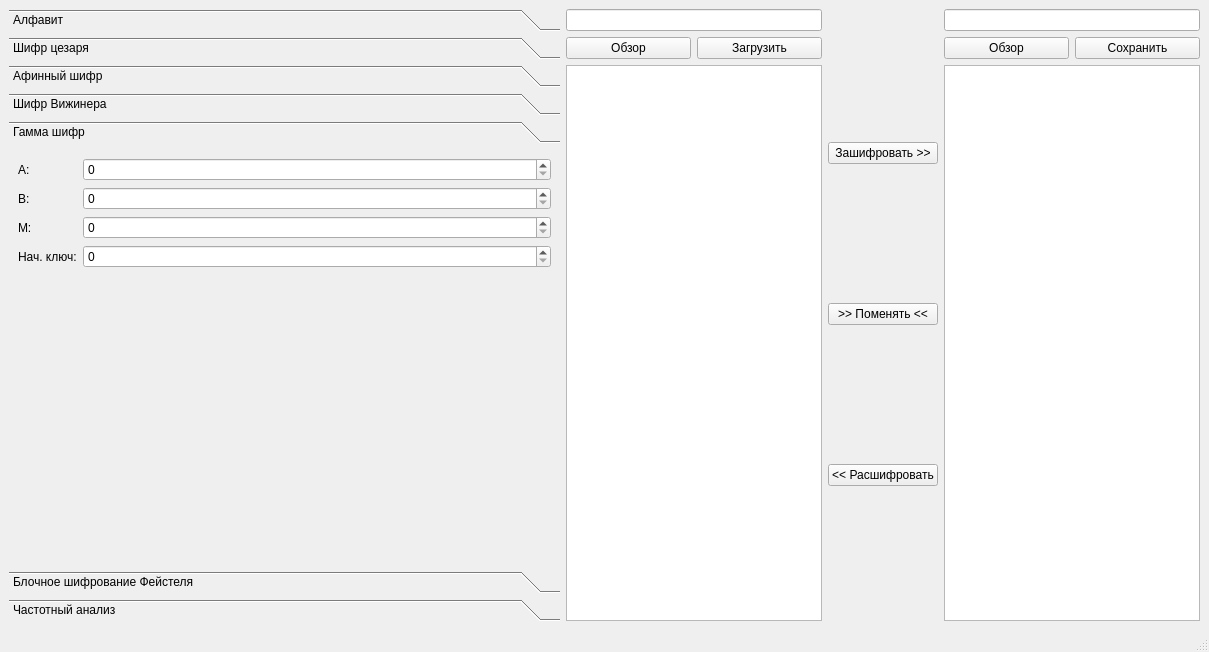
<?xml version="1.0" encoding="UTF-8"?>
<ui version="4.0">
    <class>MainWindow</class>
    <widget class="QMainWindow" name="MainWindow">
        <property name="geometry">
            <rect>
                <x>0</x>
                <y>0</y>
                <width>1209</width>
                <height>652</height>
            </rect>
        </property>
        <property name="windowTitle">
            <string>MainWindow</string>
        </property>
        <widget class="QWidget" name="centralwidget">
            <layout class="QHBoxLayout" name="horizontalLayout_5">
                <item>
                    <layout class="QGridLayout" name="gridLayout">
                        <item row="0" column="0">
                            <widget class="QToolBox" name="toolBox">
                                <property name="currentIndex">
                                    <number>4</number>
                                </property>
                                <widget class="QWidget" name="pageAlphabet">
                                    <property name="geometry">
                                        <rect>
                                            <x>0</x>
                                            <y>0</y>
                                            <width>549</width>
                                            <height>402</height>
                                        </rect>
                                    </property>
                                    <attribute name="label">
                                        <string>Алфавит</string>
                                    </attribute>
                                    <layout class="QFormLayout" name="formLayout">
                                        <item row="0" column="0">
                                            <widget class="QLabel" name="label">
                                                <property name="text">
                                                    <string>Мощность:</string>
                                                </property>
                                                <property name="alignment">
                                                    <set>Qt::AlignRight|Qt::AlignTrailing|Qt::AlignVCenter</set>
                                                </property>
                                            </widget>
                                        </item>
                                        <item row="0" column="1">
                                            <widget class="QSpinBox" name="sbAbcLength">
                                                <property name="minimum">
                                                    <number>1</number>
                                                </property>
                                                <property name="maximum">
                                                    <number>2999</number>
                                                </property>
                                            </widget>
                                        </item>
                                        <item row="1" column="0">
                                            <widget class="QLabel" name="label_2">
                                                <property name="text">
                                                    <string>Первая прописная:</string>
                                                </property>
                                                <property name="alignment">
                                                    <set>Qt::AlignRight|Qt::AlignTrailing|Qt::AlignVCenter</set>
                                                </property>
                                            </widget>
                                        </item>
                                        <item row="1" column="1">
                                            <widget class="QLineEdit" name="leAbcFL">
                                                <property name="maxLength">
                                                    <number>1</number>
                                                </property>
                                            </widget>
                                        </item>
                                        <item row="2" column="0">
                                            <widget class="QLabel" name="label_3">
                                                <property name="text">
                                                    <string>Первая заглавная:</string>
                                                </property>
                                                <property name="alignment">
                                                    <set>Qt::AlignRight|Qt::AlignTrailing|Qt::AlignVCenter</set>
                                                </property>
                                            </widget>
                                        </item>
                                        <item row="2" column="1">
                                            <widget class="QLineEdit" name="leAbcFU">
                                                <property name="maxLength">
                                                    <number>1</number>
                                                </property>
                                            </widget>
                                        </item>
                                        <item row="7" column="0">
                                            <widget class="QLabel" name="label_4">
                                                <property name="text">
                                                    <string>Индекс совападений:</string>
                                                </property>
                                                <property name="textFormat">
                                                    <enum>Qt::PlainText</enum>
                                                </property>
                                                <property name="wordWrap">
                                                    <bool>true</bool>
                                                </property>
                                            </widget>
                                        </item>
                                        <item row="7" column="1">
                                            <widget class="QDoubleSpinBox" name="dsbAbcFrequency">
                                                <property name="decimals">
                                                    <number>5</number>
                                                </property>
                                                <property name="maximum">
                                                    <double>1.000000000000000</double>
                                                </property>
                                            </widget>
                                        </item>
                                        <item row="8" column="0">
                                            <widget class="QLabel" name="label_5">
                                                <property name="text">
                                                    <string>Частоты букв:</string>
                                                </property>
                                            </widget>
                                        </item>
                                        <item row="8" column="1">
                                            <widget class="QTableView" name="tvAbcLettersFreqs"/>
                                        </item>
                                        <item row="4" column="0">
                                            <widget class="QLabel" name="label_6">
                                                <property name="text">
                                                    <string>Автоподсчет:</string>
                                                </property>
                                            </widget>
                                        </item>
                                        <item row="4" column="1">
                                            <layout class="QHBoxLayout" name="horizontalLayout_2">
                                                <item>
                                                    <widget class="QPushButton" name="btnAbcLoadSource">
                                                        <property name="text">
                                                            <string>Выбрать образец</string>
                                                        </property>
                                                    </widget>
                                                </item>
                                                <item>
                                                    <widget class="QLineEdit" name="leAbcSourcePath"/>
                                                </item>
                                                <item>
                                                    <widget class="QPushButton" name="btnAbcCalcFreqs">
                                                        <property name="text">
                                                            <string>Подсчет частот</string>
                                                        </property>
                                                    </widget>
                                                </item>
                                            </layout>
                                        </item>
                                    </layout>
                                </widget>
                                <widget class="QWidget" name="pageCaesar">
                                    <property name="geometry">
                                        <rect>
                                            <x>0</x>
                                            <y>0</y>
                                            <width>549</width>
                                            <height>402</height>
                                        </rect>
                                    </property>
                                    <attribute name="label">
                                        <string>Шифр цезаря</string>
                                    </attribute>
                                    <layout class="QFormLayout" name="formLayout_2">
                                        <item row="0" column="0">
                                            <widget class="QLabel" name="label_7">
                                                <property name="text">
                                                    <string>Ключ:</string>
                                                </property>
                                            </widget>
                                        </item>
                                        <item row="0" column="1">
                                            <widget class="QSpinBox" name="sbCaesarKey"/>
                                        </item>
                                    </layout>
                                </widget>
                                <widget class="QWidget" name="pageAffine">
                                    <property name="geometry">
                                        <rect>
                                            <x>0</x>
                                            <y>0</y>
                                            <width>549</width>
                                            <height>402</height>
                                        </rect>
                                    </property>
                                    <attribute name="label">
                                        <string>Афинный шифр</string>
                                    </attribute>
                                    <layout class="QFormLayout" name="formLayout_3">
                                        <item row="2" column="0">
                                            <widget class="QLabel" name="label_8">
                                                <property name="text">
                                                    <string>B:</string>
                                                </property>
                                            </widget>
                                        </item>
                                        <item row="2" column="1">
                                            <widget class="QSpinBox" name="sbAffineB"/>
                                        </item>
                                        <item row="0" column="1">
                                            <widget class="QSpinBox" name="sbAffineA"/>
                                        </item>
                                        <item row="0" column="0">
                                            <widget class="QLabel" name="label_9">
                                                <property name="text">
                                                    <string>A:</string>
                                                </property>
                                            </widget>
                                        </item>
                                        <item row="3" column="0">
                                            <widget class="QLabel" name="label_10">
                                                <property name="text">
                                                    <string>-A:</string>
                                                </property>
                                            </widget>
                                        </item>
                                        <item row="3" column="1">
                                            <widget class="QSpinBox" name="sbAffine_A"/>
                                        </item>
                                    </layout>
                                </widget>
                                <widget class="QWidget" name="pageViginer">
                                    <property name="geometry">
                                        <rect>
                                            <x>0</x>
                                            <y>0</y>
                                            <width>549</width>
                                            <height>402</height>
                                        </rect>
                                    </property>
                                    <attribute name="label">
                                        <string>Шифр Вижинера</string>
                                    </attribute>
                                    <layout class="QFormLayout" name="formLayout_4">
                                        <item row="0" column="0">
                                            <widget class="QLabel" name="label_11">
                                                <property name="text">
                                                    <string>Ключ:</string>
                                                </property>
                                            </widget>
                                        </item>
                                        <item row="0" column="1">
                                            <widget class="QLineEdit" name="leViginerKey"/>
                                        </item>
                                    </layout>
                                </widget>
                                <widget class="QWidget" name="pageGamma">
                                    <property name="geometry">
                                        <rect>
                                            <x>0</x>
                                            <y>0</y>
                                            <width>549</width>
                                            <height>402</height>
                                        </rect>
                                    </property>
                                    <attribute name="label">
                                        <string>Гамма шифр</string>
                                    </attribute>
                                    <layout class="QFormLayout" name="formLayout_5">
                                        <item row="6" column="0">
                                            <widget class="QLabel" name="label_12">
                                                <property name="text">
                                                    <string>Нач. ключ:</string>
                                                </property>
                                            </widget>
                                        </item>
                                        <item row="6" column="1">
                                            <widget class="QSpinBox" name="sbGammaInitKey">
                                                <property name="maximum">
                                                    <number>99999</number>
                                                </property>
                                            </widget>
                                        </item>
                                        <item row="1" column="1">
                                            <widget class="QSpinBox" name="sbGammaA">
                                                <property name="maximum">
                                                    <number>99999</number>
                                                </property>
                                            </widget>
                                        </item>
                                        <item row="3" column="1">
                                            <widget class="QSpinBox" name="sbGammaB">
                                                <property name="maximum">
                                                    <number>99999</number>
                                                </property>
                                            </widget>
                                        </item>
                                        <item row="3" column="0">
                                            <widget class="QLabel" name="label_14">
                                                <property name="text">
                                                    <string>B:</string>
                                                </property>
                                            </widget>
                                        </item>
                                        <item row="1" column="0">
                                            <widget class="QLabel" name="label_13">
                                                <property name="text">
                                                    <string>A:</string>
                                                </property>
                                            </widget>
                                        </item>
                                        <item row="4" column="1">
                                            <widget class="QSpinBox" name="sbGammaM">
                                                <property name="maximum">
                                                    <number>99999</number>
                                                </property>
                                            </widget>
                                        </item>
                                        <item row="4" column="0">
                                            <widget class="QLabel" name="label_15">
                                                <property name="text">
                                                    <string>M:</string>
                                                </property>
                                            </widget>
                                        </item>
                                    </layout>
                                </widget>
                                <widget class="QWidget" name="pageFeistel">
                                    <property name="geometry">
                                        <rect>
                                            <x>0</x>
                                            <y>0</y>
                                            <width>549</width>
                                            <height>402</height>
                                        </rect>
                                    </property>
                                    <attribute name="label">
                                        <string>Блочное шифрование Фейстеля</string>
                                    </attribute>
                                    <layout class="QGridLayout" name="gridLayout_2">
                                        <item row="0" column="0">
                                            <widget class="QLabel" name="label_16">
                                                <property name="text">
                                                    <string>Размер блока:</string>
                                                </property>
                                            </widget>
                                        </item>
                                        <item row="0" column="2">
                                            <widget class="QSpinBox" name="sbFeistelBlockSize">
                                                <property name="minimum">
                                                    <number>2</number>
                                                </property>
                                                <property name="maximum">
                                                    <number>1024</number>
                                                </property>
                                                <property name="singleStep">
                                                    <number>2</number>
                                                </property>
                                            </widget>
                                        </item>
                                        <item row="1" column="0" colspan="2">
                                            <widget class="QLabel" name="label_17">
                                                <property name="text">
                                                    <string>Дополняющий символ:</string>
                                                </property>
                                            </widget>
                                        </item>
                                        <item row="1" column="2">
                                            <widget class="QLineEdit" name="leFeistelEmptyChar">
                                                <property name="maxLength">
                                                    <number>1</number>
                                                </property>
                                            </widget>
                                        </item>
                                        <item row="2" column="0" colspan="2">
                                            <widget class="QLabel" name="label_18">
                                                <property name="text">
                                                    <string>Раундов шифрования:</string>
                                                </property>
                                            </widget>
                                        </item>
                                        <item row="2" column="2">
                                            <widget class="QSpinBox" name="sbFeistelRounds">
                                                <property name="minimum">
                                                    <number>1</number>
                                                </property>
                                                <property name="maximum">
                                                    <number>1024</number>
                                                </property>
                                                <property name="singleStep">
                                                    <number>1</number>
                                                </property>
                                            </widget>
                                        </item>
                                        <item row="3" column="2">
                                            <widget class="QLabel" name="label_19">
                                                <property name="text">
                                                    <string>В качестве функции шифрования - Гамма шифр, настройте его
                                                    </string>
                                                </property>
                                            </widget>
                                        </item>
                                        <item row="4" column="0">
                                            <widget class="QLabel" name="label_20">
                                                <property name="text">
                                                    <string>A:</string>
                                                </property>
                                            </widget>
                                        </item>
                                        <item row="4" column="1" colspan="2">
                                            <widget class="QSpinBox" name="sbFeistelA">
                                                <property name="maximum">
                                                    <number>99999</number>
                                                </property>
                                            </widget>
                                        </item>
                                        <item row="5" column="0">
                                            <widget class="QLabel" name="label_22">
                                                <property name="text">
                                                    <string>B:</string>
                                                </property>
                                            </widget>
                                        </item>
                                        <item row="5" column="1" colspan="2">
                                            <widget class="QSpinBox" name="sbFeistelB">
                                                <property name="maximum">
                                                    <number>99999</number>
                                                </property>
                                            </widget>
                                        </item>
                                        <item row="6" column="0">
                                            <widget class="QLabel" name="label_23">
                                                <property name="text">
                                                    <string>M:</string>
                                                </property>
                                            </widget>
                                        </item>
                                        <item row="6" column="1" colspan="2">
                                            <widget class="QSpinBox" name="sbFeistelM">
                                                <property name="maximum">
                                                    <number>99999</number>
                                                </property>
                                            </widget>
                                        </item>
                                        <item row="7" column="0">
                                            <widget class="QLabel" name="label_21">
                                                <property name="text">
                                                    <string>Нач. ключ:</string>
                                                </property>
                                            </widget>
                                        </item>
                                        <item row="7" column="1" colspan="2">
                                            <widget class="QSpinBox" name="sbFeistelInitKey">
                                                <property name="maximum">
                                                    <number>99999</number>
                                                </property>
                                            </widget>
                                        </item>
                                    </layout>
                                </widget>
                                <widget class="QWidget" name="pageFrequency">
                                    <property name="geometry">
                                        <rect>
                                            <x>0</x>
                                            <y>0</y>
                                            <width>549</width>
                                            <height>402</height>
                                        </rect>
                                    </property>
                                    <attribute name="label">
                                        <string>Частотный анализ</string>
                                    </attribute>
                                </widget>
                            </widget>
                        </item>
                    </layout>
                </item>
                <item>
                    <layout class="QHBoxLayout" name="horizontalLayout_3">
                        <item>
                            <layout class="QVBoxLayout" name="verticalLayout_2">
                                <item>
                                    <widget class="QLineEdit" name="leSourcePath"/>
                                </item>
                                <item>
                                    <layout class="QHBoxLayout" name="horizontalLayout">
                                        <item>
                                            <widget class="QPushButton" name="btnSetSource">
                                                <property name="text">
                                                    <string>Обзор</string>
                                                </property>
                                            </widget>
                                        </item>
                                        <item>
                                            <widget class="QPushButton" name="btnLoadSource">
                                                <property name="text">
                                                    <string>Загрузить</string>
                                                </property>
                                            </widget>
                                        </item>
                                    </layout>
                                </item>
                                <item>
                                    <widget class="QPlainTextEdit" name="ptInputText"/>
                                </item>
                            </layout>
                        </item>
                        <item>
                            <layout class="QVBoxLayout" name="verticalLayout">
                                <item>
                                    <widget class="QPushButton" name="btnCiphering">
                                        <property name="text">
                                            <string>Зашифровать &gt;&gt;</string>
                                        </property>
                                    </widget>
                                </item>
                                <item>
                                    <widget class="QPushButton" name="btnSwap">
                                        <property name="text">
                                            <string>&gt;&gt; Поменять &lt;&lt;</string>
                                        </property>
                                    </widget>
                                </item>
                                <item>
                                    <widget class="QPushButton" name="btnDeciphering">
                                        <property name="text">
                                            <string>&lt;&lt; Расшифровать</string>
                                        </property>
                                    </widget>
                                </item>
                            </layout>
                        </item>
                        <item>
                            <layout class="QVBoxLayout" name="verticalLayout_3">
                                <item>
                                    <widget class="QLineEdit" name="leOutPath"/>
                                </item>
                                <item>
                                    <layout class="QHBoxLayout" name="horizontalLayout_4">
                                        <item>
                                            <widget class="QPushButton" name="btnSetOut">
                                                <property name="text">
                                                    <string>Обзор</string>
                                                </property>
                                            </widget>
                                        </item>
                                        <item>
                                            <widget class="QPushButton" name="btnSaveSource">
                                                <property name="text">
                                                    <string>Сохранить</string>
                                                </property>
                                            </widget>
                                        </item>
                                    </layout>
                                </item>
                                <item>
                                    <widget class="QPlainTextEdit" name="ptOutText"/>
                                </item>
                            </layout>
                        </item>
                    </layout>
                </item>
            </layout>
        </widget>
        <widget class="QMenuBar" name="menubar">
            <property name="geometry">
                <rect>
                    <x>0</x>
                    <y>0</y>
                    <width>1209</width>
                    <height>21</height>
                </rect>
            </property>
        </widget>
        <widget class="QStatusBar" name="statusbar"/>
    </widget>
    <tabstops>
        <tabstop>sbAbcLength</tabstop>
        <tabstop>leAbcFL</tabstop>
        <tabstop>leAbcFU</tabstop>
    </tabstops>
    <resources/>
    <connections/>
</ui>
